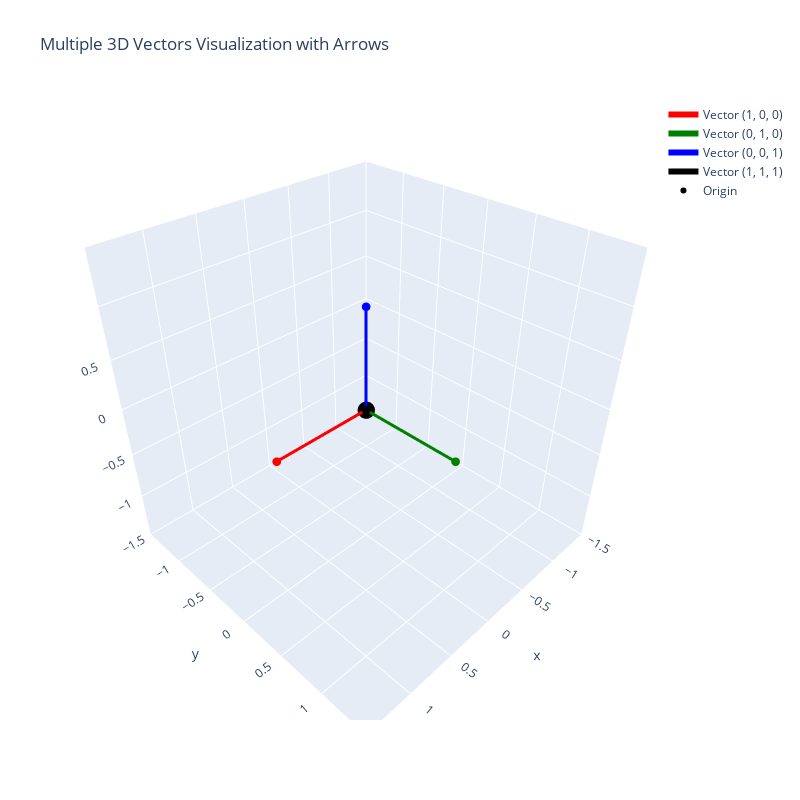

Notebook source saved alongside this figure:
### Code cell
import plotly.graph_objects as go
import numpy as np

def plot_3d_vector(vector, color='red'):
    x = [0, vector[0]]
    y = [0, vector[1]]
    z = [0, vector[2]]
    
    vector_length = np.sqrt(vector[0]**2 + vector[1]**2 + vector[2]**2)
    direction = vector / vector_length
    
    arrow_length = vector_length * 0.2
    arrow_radius = vector_length * 0.08
    
    max_range = max(abs(np.array(vector))) * 1.5
    
    fig = go.Figure()
    
    fig.add_trace(go.Scatter3d(
        x=x, y=y, z=z,
        line=dict(color=color, width=6),
        marker=dict(size=0),
        name=f'Vector ({vector[0]}, {vector[1]}, {vector[2]})'
    ))
    
    fig.add_trace(go.Cone(
        x=[vector[0] - direction[0]*arrow_length/2],
        y=[vector[1] - direction[1]*arrow_length/2],
        z=[vector[2] - direction[2]*arrow_length/2],
        u=[direction[0]*arrow_length],
        v=[direction[1]*arrow_length],
        w=[direction[2]*arrow_length],
        sizeref=arrow_radius,
        colorscale=[[0, color], [1, color]],
        showscale=False
    ))
    
    fig.update_layout(
        scene = dict(
            xaxis = dict(range=[-max_range, max_range]),
            yaxis = dict(range=[-max_range, max_range]),
            zaxis = dict(range=[-max_range, max_range]),
            aspectmode='cube',
            camera=dict(
                up=dict(x=0, y=0, z=1),
                center=dict(x=0, y=0, z=0),
                eye=dict(x=1.5, y=1.5, z=1.5)
            )
        ),
        title='3D Vector Visualization with Arrows',
        showlegend=True,
        width=800,
        height=800
    )
    
    fig.add_trace(go.Scatter3d(
        x=[0], y=[0], z=[0],
        mode='markers',
        marker=dict(size=6, color='black'),
        name='Origin'
    ))
    
    return fig

def plot_multiple_vectors(vectors):
    fig = go.Figure()
    max_range = max(abs(np.array([v[0] for v in vectors]).flatten())) * 1.5
    
    for vector, color in vectors:
        x = [0, vector[0]]
        y = [0, vector[1]]
        z = [0, vector[2]]
        
        vector_length = np.sqrt(vector[0]**2 + vector[1]**2 + vector[2]**2)
        direction = vector / vector_length
        
        arrow_length = vector_length * 0.2
        arrow_radius = vector_length * 0.08
        
        fig.add_trace(go.Scatter3d(
            x=x, y=y, z=z,
            line=dict(color=color, width=6),
            marker=dict(size=0),
            name=f'Vector ({vector[0]}, {vector[1]}, {vector[2]})'
        ))
        
        fig.add_trace(go.Cone(
            x=[vector[0] - direction[0]*arrow_length/2],
            y=[vector[1] - direction[1]*arrow_length/2],
            z=[vector[2] - direction[2]*arrow_length/2],
            u=[direction[0]*arrow_length],
            v=[direction[1]*arrow_length],
            w=[direction[2]*arrow_length],
            sizeref=arrow_radius,
            colorscale=[[0, color], [1, color]],
            showscale=False
        ))
    
    fig.update_layout(
        scene = dict(
            xaxis = dict(range=[-max_range, max_range]),
            yaxis = dict(range=[-max_range, max_range]),
            zaxis = dict(range=[-max_range, max_range]),
            aspectmode='cube'
        ),
        title='Multiple 3D Vectors Visualization with Arrows',
        width=800,
        height=800
    )
    
    fig.add_trace(go.Scatter3d(
        x=[0], y=[0], z=[0],
        mode='markers',
        marker=dict(size=6, color='black'),
        name='Origin'
    ))
    
    return fig

vectors = [
    (np.array([1, 0, 0]), 'red'),
    (np.array([0, 1, 0]), 'green'),
    (np.array([0, 0, 1]), 'blue'),
    (np.array([1, 1, 1]), 'black'),
]
fig = plot_multiple_vectors(vectors)
fig.show()

### Figure 1 — Plotly figure (JSON) as saved in the notebook; plotly's stock layout.template omitted (floating-point values rounded to 4 significant figures)
{"data": [{"line": {"color": "red", "width": 6}, "marker": {"size": 0}, "name": "Vector (1, 0, 0)", "type": "scatter3d", "x": [0, 1], "y": [0, 0], "z": [0, 0]}, {"colorscale": [[0, "red"], [1, "red"]], "showscale": false, "sizeref": 0.08, "type": "cone", "u": [0.2], "v": [0], "w": [0], "x": [0.9], "y": [0], "z": [0]}, {"line": {"color": "green", "width": 6}, "marker": {"size": 0}, "name": "Vector (0, 1, 0)", "type": "scatter3d", "x": [0, 0], "y": [0, 1], "z": [0, 0]}, {"colorscale": [[0, "green"], [1, "green"]], "showscale": false, "sizeref": 0.08, "type": "cone", "u": [0], "v": [0.2], "w": [0], "x": [0], "y": [0.9], "z": [0]}, {"line": {"color": "blue", "width": 6}, "marker": {"size": 0}, "name": "Vector (0, 0, 1)", "type": "scatter3d", "x": [0, 0], "y": [0, 0], "z": [0, 1]}, {"colorscale": [[0, "blue"], [1, "blue"]], "showscale": false, "sizeref": 0.08, "type": "cone", "u": [0], "v": [0], "w": [0.2], "x": [0], "y": [0], "z": [0.9]}, {"line": {"color": "black", "width": 6}, "marker": {"size": 0}, "name": "Vector (1, 1, 1)", "type": "scatter3d", "x": [0, 1], "y": [0, 1], "z": [0, 1]}, {"colorscale": [[0, "black"], [1, "black"]], "showscale": false, "sizeref": 0.1386, "type": "cone", "u": [0.2], "v": [0.2], "w": [0.2], "x": [0.9], "y": [0.9], "z": [0.9]}, {"marker": {"color": "black", "size": 6}, "mode": "markers", "name": "Origin", "type": "scatter3d", "x": [0], "y": [0], "z": [0]}], "layout": {"height": 800, "scene": {"aspectmode": "cube", "xaxis": {"range": [-1.5, 1.5]}, "yaxis": {"range": [-1.5, 1.5]}, "zaxis": {"range": [-1.5, 1.5]}}, "title": {"text": "Multiple 3D Vectors Visualization with Arrows"}, "width": 800}}
